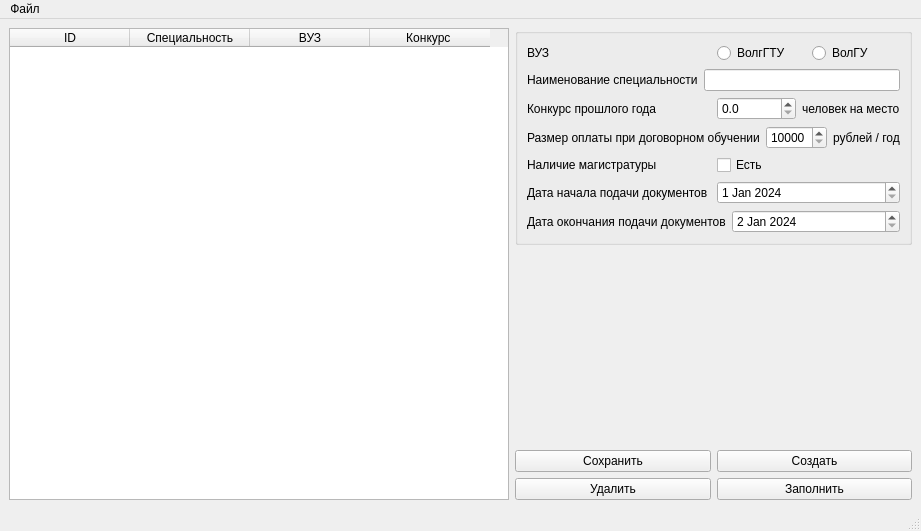
<?xml version="1.0" encoding="UTF-8"?>
<ui version="4.0">
 <class>MainWindow</class>
 <widget class="QMainWindow" name="MainWindow">
  <property name="geometry">
   <rect>
    <x>0</x>
    <y>0</y>
    <width>896</width>
    <height>531</height>
   </rect>
  </property>
  <property name="windowTitle">
   <string>MainWindow</string>
  </property>
  <widget class="QWidget" name="centralwidget">
   <layout class="QHBoxLayout" name="horizontalLayout_12">
    <item>
     <widget class="QTableWidget" name="recordBrowser">
      <property name="sizePolicy">
       <sizepolicy hsizetype="Minimum" vsizetype="Expanding">
        <horstretch>0</horstretch>
        <verstretch>0</verstretch>
       </sizepolicy>
      </property>
      <property name="minimumSize">
       <size>
        <width>500</width>
        <height>0</height>
       </size>
      </property>
      <property name="sizeAdjustPolicy">
       <enum>QAbstractScrollArea::AdjustToContents</enum>
      </property>
      <property name="editTriggers">
       <set>QAbstractItemView::NoEditTriggers</set>
      </property>
      <property name="alternatingRowColors">
       <bool>false</bool>
      </property>
      <property name="selectionMode">
       <enum>QAbstractItemView::SingleSelection</enum>
      </property>
      <property name="selectionBehavior">
       <enum>QAbstractItemView::SelectRows</enum>
      </property>
      <property name="textElideMode">
       <enum>Qt::ElideLeft</enum>
      </property>
      <property name="gridStyle">
       <enum>Qt::SolidLine</enum>
      </property>
      <property name="sortingEnabled">
       <bool>false</bool>
      </property>
      <attribute name="horizontalHeaderCascadingSectionResizes">
       <bool>true</bool>
      </attribute>
      <attribute name="horizontalHeaderMinimumSectionSize">
       <number>50</number>
      </attribute>
      <attribute name="horizontalHeaderDefaultSectionSize">
       <number>120</number>
      </attribute>
      <attribute name="horizontalHeaderHighlightSections">
       <bool>true</bool>
      </attribute>
      <attribute name="horizontalHeaderShowSortIndicator" stdset="0">
       <bool>false</bool>
      </attribute>
      <attribute name="verticalHeaderCascadingSectionResizes">
       <bool>true</bool>
      </attribute>
      <attribute name="verticalHeaderDefaultSectionSize">
       <number>60</number>
      </attribute>
      <attribute name="verticalHeaderHighlightSections">
       <bool>true</bool>
      </attribute>
      <column>
       <property name="text">
        <string>ID</string>
       </property>
      </column>
      <column>
       <property name="text">
        <string>Специальность</string>
       </property>
      </column>
      <column>
       <property name="text">
        <string>ВУЗ</string>
       </property>
      </column>
      <column>
       <property name="text">
        <string>Конкурс </string>
       </property>
      </column>
     </widget>
    </item>
    <item>
     <layout class="QVBoxLayout" name="verticalLayout_4">
      <item>
       <widget class="QGroupBox" name="groupBox">
        <property name="enabled">
         <bool>true</bool>
        </property>
        <property name="title">
         <string/>
        </property>
        <layout class="QVBoxLayout" name="verticalLayout">
         <item>
          <layout class="QHBoxLayout" name="horizontalLayout_7">
           <item>
            <widget class="QLabel" name="label">
             <property name="text">
              <string>ВУЗ</string>
             </property>
            </widget>
           </item>
           <item>
            <layout class="QHBoxLayout" name="horizontalLayout_6">
             <item>
              <widget class="QRadioButton" name="university_1">
               <property name="text">
                <string>ВолгГТУ</string>
               </property>
              </widget>
             </item>
             <item>
              <widget class="QRadioButton" name="university_2">
               <property name="text">
                <string>ВолГУ</string>
               </property>
              </widget>
             </item>
            </layout>
           </item>
          </layout>
         </item>
         <item>
          <layout class="QHBoxLayout" name="horizontalLayout_5">
           <item>
            <widget class="QLabel" name="label_2">
             <property name="text">
              <string>Наименование специальности</string>
             </property>
            </widget>
           </item>
           <item>
            <widget class="QLineEdit" name="specialization"/>
           </item>
          </layout>
         </item>
         <item>
          <layout class="QHBoxLayout" name="horizontalLayout_4">
           <item>
            <widget class="QLabel" name="label_3">
             <property name="text">
              <string>Конкурс прошлого года</string>
             </property>
            </widget>
           </item>
           <item>
            <layout class="QHBoxLayout" name="horizontalLayout">
             <item>
              <widget class="QDoubleSpinBox" name="competition">
               <property name="decimals">
                <number>1</number>
               </property>
               <property name="maximum">
                <double>15.000000000000000</double>
               </property>
              </widget>
             </item>
             <item>
              <widget class="QLabel" name="label_8">
               <property name="text">
                <string>человек на место</string>
               </property>
              </widget>
             </item>
            </layout>
           </item>
          </layout>
         </item>
         <item>
          <layout class="QHBoxLayout" name="horizontalLayout_3">
           <item>
            <widget class="QLabel" name="label_4">
             <property name="text">
              <string>Размер оплаты при договорном обучении</string>
             </property>
            </widget>
           </item>
           <item>
            <layout class="QHBoxLayout" name="horizontalLayout_2">
             <item>
              <widget class="QSpinBox" name="tuitionFees">
               <property name="minimum">
                <number>10000</number>
               </property>
               <property name="maximum">
                <number>30000</number>
               </property>
              </widget>
             </item>
             <item>
              <widget class="QLabel" name="label_9">
               <property name="text">
                <string>рублей / год</string>
               </property>
              </widget>
             </item>
            </layout>
           </item>
          </layout>
         </item>
         <item>
          <layout class="QHBoxLayout" name="horizontalLayout_8">
           <item>
            <widget class="QLabel" name="label_5">
             <property name="text">
              <string>Наличие магистратуры</string>
             </property>
            </widget>
           </item>
           <item>
            <widget class="QCheckBox" name="magistracy">
             <property name="text">
              <string>Есть</string>
             </property>
            </widget>
           </item>
          </layout>
         </item>
         <item>
          <layout class="QHBoxLayout" name="horizontalLayout_9">
           <item>
            <widget class="QLabel" name="label_6">
             <property name="text">
              <string>Дата начала подачи документов</string>
             </property>
            </widget>
           </item>
           <item>
            <widget class="QDateEdit" name="startSubmissionDate">
             <property name="dateTime">
              <datetime>
               <hour>0</hour>
               <minute>0</minute>
               <second>0</second>
               <year>2024</year>
               <month>1</month>
               <day>1</day>
              </datetime>
             </property>
             <property name="maximumDate">
              <date>
               <year>2024</year>
               <month>12</month>
               <day>31</day>
              </date>
             </property>
             <property name="minimumDate">
              <date>
               <year>2024</year>
               <month>1</month>
               <day>1</day>
              </date>
             </property>
            </widget>
           </item>
          </layout>
         </item>
         <item>
          <layout class="QHBoxLayout" name="horizontalLayout_10">
           <item>
            <widget class="QLabel" name="label_7">
             <property name="text">
              <string>Дата окончания подачи документов</string>
             </property>
            </widget>
           </item>
           <item>
            <widget class="QDateEdit" name="endSubmissionDate">
             <property name="dateTime">
              <datetime>
               <hour>0</hour>
               <minute>0</minute>
               <second>0</second>
               <year>2024</year>
               <month>1</month>
               <day>2</day>
              </datetime>
             </property>
             <property name="maximumDate">
              <date>
               <year>2025</year>
               <month>1</month>
               <day>30</day>
              </date>
             </property>
             <property name="minimumDate">
              <date>
               <year>2024</year>
               <month>1</month>
               <day>2</day>
              </date>
             </property>
            </widget>
           </item>
          </layout>
         </item>
        </layout>
       </widget>
      </item>
      <item>
       <spacer name="verticalSpacer">
        <property name="orientation">
         <enum>Qt::Vertical</enum>
        </property>
        <property name="sizeHint" stdset="0">
         <size>
          <width>20</width>
          <height>40</height>
         </size>
        </property>
       </spacer>
      </item>
      <item>
       <layout class="QHBoxLayout" name="horizontalLayout_11">
        <item>
         <layout class="QVBoxLayout" name="verticalLayout_3">
          <item>
           <widget class="QPushButton" name="saveButton">
            <property name="text">
             <string>Сохранить</string>
            </property>
           </widget>
          </item>
          <item>
           <widget class="QPushButton" name="deleteButton">
            <property name="text">
             <string>Удалить</string>
            </property>
           </widget>
          </item>
         </layout>
        </item>
        <item>
         <layout class="QVBoxLayout" name="verticalLayout_2">
          <item>
           <widget class="QPushButton" name="addButton">
            <property name="text">
             <string>Создать</string>
            </property>
           </widget>
          </item>
          <item>
           <widget class="QPushButton" name="fillButton">
            <property name="text">
             <string>Заполнить</string>
            </property>
           </widget>
          </item>
         </layout>
        </item>
       </layout>
      </item>
     </layout>
    </item>
   </layout>
  </widget>
  <widget class="QStatusBar" name="statusbar"/>
  <widget class="QMenuBar" name="menubar">
   <property name="geometry">
    <rect>
     <x>0</x>
     <y>0</y>
     <width>896</width>
     <height>20</height>
    </rect>
   </property>
   <widget class="QMenu" name="menu">
    <property name="title">
     <string>Файл</string>
    </property>
    <addaction name="newFile"/>
    <addaction name="openFile"/>
    <addaction name="saveFile"/>
    <addaction name="saveAsFile"/>
   </widget>
   <addaction name="menu"/>
  </widget>
  <action name="openFile">
   <property name="text">
    <string>Открыть...</string>
   </property>
  </action>
  <action name="newFile">
   <property name="text">
    <string>Создать</string>
   </property>
  </action>
  <action name="saveFile">
   <property name="text">
    <string>Сохранить</string>
   </property>
  </action>
  <action name="saveAsFile">
   <property name="text">
    <string>Сохранить как...</string>
   </property>
  </action>
  <action name="actionjgjgj">
   <property name="text">
    <string>jgjgj</string>
   </property>
  </action>
  <action name="actionjff">
   <property name="text">
    <string>jff</string>
   </property>
  </action>
 </widget>
 <resources/>
 <connections/>
</ui>
